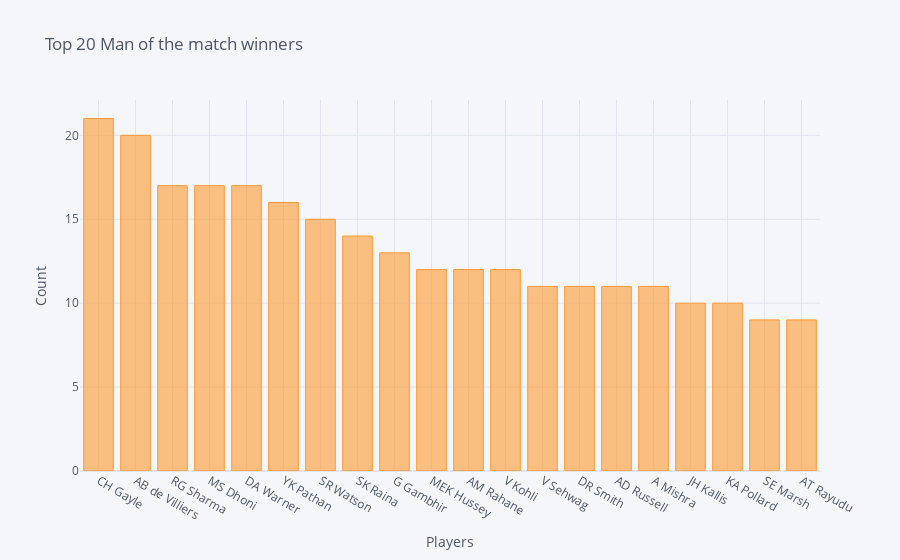

The cell this chart's notebook holds for it:
### Code cell
mom[:20].iplot(kind='bar', xTitle='Players', yTitle='Count', title='Top 20 Man of the match winners')

### Figure 1 — Plotly figure (JSON) as saved in the notebook; plotly's stock layout.template omitted (floating-point values rounded to 4 significant figures)
{"data": [{"marker": {"color": "rgba(255, 153, 51, 0.6)", "line": {"color": "rgba(255, 153, 51, 1.0)", "width": 1}}, "name": "player_of_match", "orientation": "v", "text": "", "type": "bar", "x": ["CH Gayle", "AB de Villiers", "RG Sharma", "MS Dhoni", "DA Warner", "YK Pathan", "SR Watson", "SK Raina", "G Gambhir", "MEK Hussey", "AM Rahane", "V Kohli", "V Sehwag", "DR Smith", "AD Russell", "A Mishra", "JH Kallis", "KA Pollard", "SE Marsh", "AT Rayudu"], "y": [21, 20, 17, 17, 17, 16, 15, 14, 13, 12, 12, 12, 11, 11, 11, 11, 10, 10, 9, 9]}], "layout": {"legend": {"bgcolor": "#F5F6F9", "font": {"color": "#4D5663"}}, "paper_bgcolor": "#F5F6F9", "plot_bgcolor": "#F5F6F9", "title": {"font": {"color": "#4D5663"}, "text": "Top 20 Man of the match winners"}, "xaxis": {"gridcolor": "#E1E5ED", "showgrid": true, "tickfont": {"color": "#4D5663"}, "title": {"font": {"color": "#4D5663"}, "text": "Players"}, "zerolinecolor": "#E1E5ED"}, "yaxis": {"gridcolor": "#E1E5ED", "showgrid": true, "tickfont": {"color": "#4D5663"}, "title": {"font": {"color": "#4D5663"}, "text": "Count"}, "zerolinecolor": "#E1E5ED"}}}
